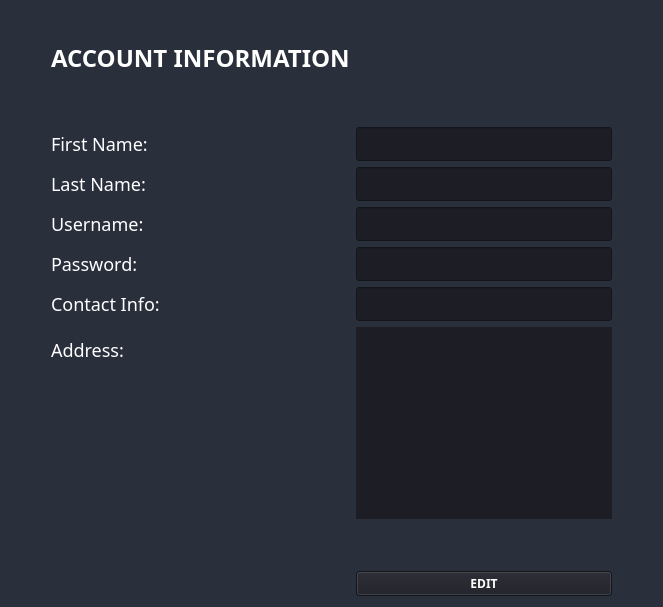
        <widget class="QWidget" name="accountInfo_page">
         <property name="styleSheet">
          <string notr="true">*{
font-family: century gothic;
background: #2A2F3C ;
}
QLineEdit, QTextEdit{
background-color:#1C1D25;
background-color:#1C1D25;
color:white;
font-size:18px;
}
QLabel{
color: white;
font-size: 18px;

}
QPushButton, QToolButton{
font-weight:bold;
color:white ;
background-color:#1C1D25;
}
QPushButton:hover{
color:white;
background-color:black;
}
</string>
         </property>
         <layout class="QVBoxLayout" name="verticalLayout">
          <item>
           <spacer name="verticalSpacer_6">
            <property name="orientation">
             <enum>Qt::Vertical</enum>
            </property>
            <property name="sizeType">
             <enum>QSizePolicy::Minimum</enum>
            </property>
            <property name="sizeHint" stdset="0">
             <size>
              <width>20</width>
              <height>30</height>
             </size>
            </property>
           </spacer>
          </item>
          <item>
           <layout class="QHBoxLayout" name="horizontalLayout_10">
            <item>
             <spacer name="horizontalSpacer_11">
              <property name="orientation">
               <enum>Qt::Horizontal</enum>
              </property>
              <property name="sizeType">
               <enum>QSizePolicy::Fixed</enum>
              </property>
              <property name="sizeHint" stdset="0">
               <size>
                <width>40</width>
                <height>20</height>
               </size>
              </property>
             </spacer>
            </item>
            <item>
             <layout class="QFormLayout" name="account_form">
              <item row="0" column="0">
               <widget class="QLabel" name="accountInfo_label">
                <property name="styleSheet">
                 <string notr="true">FONT-WEIGHT:BOLD;
font-size:24px;</string>
                </property>
                <property name="text">
                 <string>ACCOUNT INFORMATION</string>
                </property>
               </widget>
              </item>
              <item row="1" column="0">
               <spacer name="verticalSpacer_4">
                <property name="orientation">
                 <enum>Qt::Vertical</enum>
                </property>
                <property name="sizeHint" stdset="0">
                 <size>
                  <width>20</width>
                  <height>40</height>
                 </size>
                </property>
               </spacer>
              </item>
              <item row="2" column="0">
               <widget class="QLabel" name="fname_label">
                <property name="text">
                 <string>First Name:</string>
                </property>
               </widget>
              </item>
              <item row="2" column="1">
               <widget class="QLineEdit" name="fname_field">
                <property name="text">
                 <string/>
                </property>
               </widget>
              </item>
              <item row="3" column="0">
               <widget class="QLabel" name="lname_label">
                <property name="text">
                 <string>Last Name:</string>
                </property>
               </widget>
              </item>
              <item row="3" column="1">
               <widget class="QLineEdit" name="lname_field">
                <property name="text">
                 <string/>
                </property>
               </widget>
              </item>
              <item row="4" column="0">
               <widget class="QLabel" name="username_label">
                <property name="text">
                 <string>Username:</string>
                </property>
               </widget>
              </item>
              <item row="4" column="1">
               <widget class="QLineEdit" name="username_field">
                <property name="text">
                 <string/>
                </property>
               </widget>
              </item>
              <item row="5" column="0">
               <widget class="QLabel" name="password_label">
                <property name="text">
                 <string>Password:</string>
                </property>
               </widget>
              </item>
              <item row="5" column="1">
               <widget class="QLineEdit" name="password_field">
                <property name="text">
                 <string/>
                </property>
                <property name="echoMode">
                 <enum>QLineEdit::Password</enum>
                </property>
               </widget>
              </item>
              <item row="6" column="0">
               <widget class="QLabel" name="contactInfo_label">
                <property name="text">
                 <string>Contact Info:</string>
                </property>
               </widget>
              </item>
              <item row="6" column="1">
               <widget class="QLineEdit" name="contactInfo_field">
                <property name="text">
                 <string/>
                </property>
               </widget>
              </item>
              <item row="7" column="0">
               <widget class="QLabel" name="address_label">
                <property name="text">
                 <string>Address:</string>
                </property>
               </widget>
              </item>
              <item row="7" column="1">
               <widget class="QTextEdit" name="address_field">
                <property name="styleSheet">
                 <string notr="true">border-radius: 0px;</string>
                </property>
                <property name="html">
                 <string>&lt;!DOCTYPE HTML PUBLIC &quot;-//W3C//DTD HTML 4.0//EN&quot; &quot;http://www.w3.org/TR/REC-html40/strict.dtd&quot;&gt;
&lt;html&gt;&lt;head&gt;&lt;meta name=&quot;qrichtext&quot; content=&quot;1&quot; /&gt;&lt;style type=&quot;text/css&quot;&gt;
p, li { white-space: pre-wrap; }
&lt;/style&gt;&lt;/head&gt;&lt;body style=&quot; font-family:'century gothic'; font-size:18px; font-weight:400; font-style:normal;&quot;&gt;
&lt;p style=&quot;-qt-paragraph-type:empty; margin-top:0px; margin-bottom:0px; margin-left:0px; margin-right:0px; -qt-block-indent:0; text-indent:0px;&quot;&gt;&lt;br /&gt;&lt;/p&gt;&lt;/body&gt;&lt;/html&gt;</string>
                </property>
               </widget>
              </item>
              <item row="8" column="1">
               <spacer name="verticalSpacer_5">
                <property name="orientation">
                 <enum>Qt::Vertical</enum>
                </property>
                <property name="sizeHint" stdset="0">
                 <size>
                  <width>20</width>
                  <height>40</height>
                 </size>
                </property>
               </spacer>
              </item>
              <item row="9" column="1">
               <widget class="QPushButton" name="edit_pushButton">
                <property name="styleSheet">
                 <string notr="true">FONT-SIZE: 18PX;</string>
                </property>
                <property name="text">
                 <string>EDIT</string>
                </property>
               </widget>
              </item>
             </layout>
            </item>
            <item>
             <spacer name="horizontalSpacer_12">
              <property name="orientation">
               <enum>Qt::Horizontal</enum>
              </property>
              <property name="sizeHint" stdset="0">
               <size>
                <width>40</width>
                <height>20</height>
               </size>
              </property>
             </spacer>
            </item>
           </layout>
          </item>
         </layout>
        </widget>
